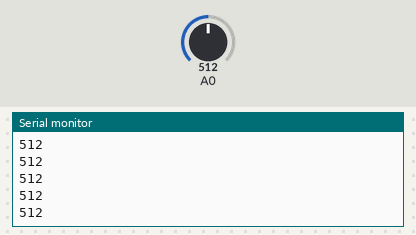
The sketch below on a simulated Arduino Uno, built with avr-gcc and run on an emulated ATmega328P. Shown: the last lines printed to the serial monitor. The test bench sets the inputs (shaded band); at power-on: A0 = 512.

Above: at 1.2 s.
1.3 s: A0 set to 716
At 1.32 s:
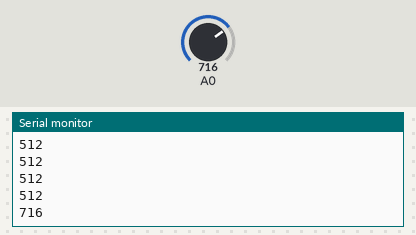
2.8 s: A0 set to 900
At 2.83 s:
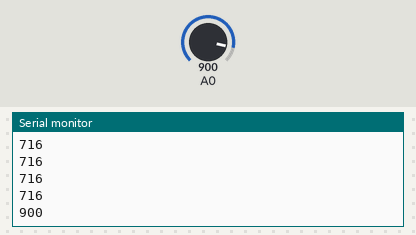
Timing chart, 0 to 5.8 s (numbered marks = the images above; inputs shaded):
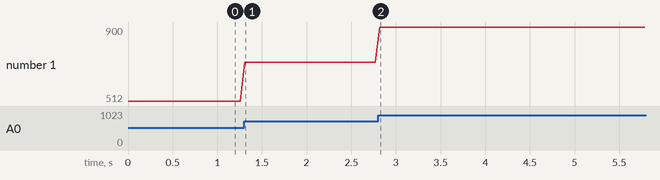

The sketch:

task1_1_1.ino
```cpp
//EE25B089 M Nharen

void setup()
{
    pinMode(A0,INPUT);
  	Serial.begin(9600);
}

void loop()
{
  	int IR_Reading = analogRead(A0);
  	Serial.println(IR_Reading);
  	delay(50);

}
 
```

Measured:
- after the input at 1.3 s, the serial monitor: prints a new line at once (image 1)
- after the input at 2.8 s, the serial monitor: prints a new line at once (image 2)
- plotted number 1: 512 → 716 after the input at 1.3 s, 716 → 900 after the input at 2.8 s
